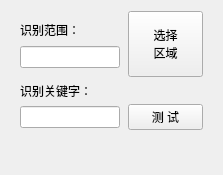
<?xml version="1.0" encoding="UTF-8"?>
<ui version="4.0">
 <class>DebugDialog</class>
 <widget class="QDialog" name="DebugDialog">
  <property name="geometry">
   <rect>
    <x>0</x>
    <y>0</y>
    <width>223</width>
    <height>163</height>
   </rect>
  </property>
  <property name="windowTitle">
   <string>调试工具</string>
  </property>
  <layout class="QVBoxLayout" name="verticalLayout">
   <item>
    <widget class="QWidget" name="widget" native="true">
     <property name="sizePolicy">
      <sizepolicy hsizetype="Expanding" vsizetype="Expanding">
       <horstretch>0</horstretch>
       <verstretch>0</verstretch>
      </sizepolicy>
     </property>
     <layout class="QHBoxLayout" name="horizontalLayout">
      <property name="topMargin">
       <number>0</number>
      </property>
      <property name="bottomMargin">
       <number>0</number>
      </property>
      <item>
       <widget class="QWidget" name="widget_3" native="true">
        <property name="sizePolicy">
         <sizepolicy hsizetype="Expanding" vsizetype="Expanding">
          <horstretch>0</horstretch>
          <verstretch>0</verstretch>
         </sizepolicy>
        </property>
        <layout class="QGridLayout" name="gridLayout_2">
         <property name="leftMargin">
          <number>0</number>
         </property>
         <property name="rightMargin">
          <number>0</number>
         </property>
         <item row="0" column="1" alignment="Qt::AlignLeft">
          <widget class="QLabel" name="lb_coord">
           <property name="sizePolicy">
            <sizepolicy hsizetype="Expanding" vsizetype="Fixed">
             <horstretch>0</horstretch>
             <verstretch>0</verstretch>
            </sizepolicy>
           </property>
           <property name="maximumSize">
            <size>
             <width>16777215</width>
             <height>15</height>
            </size>
           </property>
           <property name="text">
            <string>识别范围：</string>
           </property>
          </widget>
         </item>
         <item row="1" column="1">
          <widget class="QLineEdit" name="le_coord">
           <property name="minimumSize">
            <size>
             <width>100</width>
             <height>0</height>
            </size>
           </property>
           <property name="maximumSize">
            <size>
             <width>16777215</width>
             <height>16777215</height>
            </size>
           </property>
           <property name="text">
            <string/>
           </property>
          </widget>
         </item>
         <item row="1" column="2">
          <spacer name="horizontalSpacer">
           <property name="orientation">
            <enum>Qt::Horizontal</enum>
           </property>
           <property name="sizeType">
            <enum>QSizePolicy::Expanding</enum>
           </property>
           <property name="sizeHint" stdset="0">
            <size>
             <width>10</width>
             <height>20</height>
            </size>
           </property>
          </spacer>
         </item>
         <item row="0" column="2">
          <spacer name="horizontalSpacer_2">
           <property name="orientation">
            <enum>Qt::Horizontal</enum>
           </property>
           <property name="sizeType">
            <enum>QSizePolicy::Expanding</enum>
           </property>
           <property name="sizeHint" stdset="0">
            <size>
             <width>25</width>
             <height>20</height>
            </size>
           </property>
          </spacer>
         </item>
        </layout>
       </widget>
      </item>
      <item>
       <widget class="QPushButton" name="pb_selection_region">
        <property name="sizePolicy">
         <sizepolicy hsizetype="Expanding" vsizetype="Expanding">
          <horstretch>0</horstretch>
          <verstretch>0</verstretch>
         </sizepolicy>
        </property>
        <property name="minimumSize">
         <size>
          <width>0</width>
          <height>0</height>
         </size>
        </property>
        <property name="maximumSize">
         <size>
          <width>75</width>
          <height>75</height>
         </size>
        </property>
        <property name="focusPolicy">
         <enum>Qt::NoFocus</enum>
        </property>
        <property name="text">
         <string>选择
区域</string>
        </property>
       </widget>
      </item>
     </layout>
    </widget>
   </item>
   <item>
    <widget class="QWidget" name="widget_2" native="true">
     <property name="sizePolicy">
      <sizepolicy hsizetype="Expanding" vsizetype="Expanding">
       <horstretch>0</horstretch>
       <verstretch>0</verstretch>
      </sizepolicy>
     </property>
     <layout class="QGridLayout" name="gridLayout">
      <property name="topMargin">
       <number>0</number>
      </property>
      <property name="bottomMargin">
       <number>0</number>
      </property>
      <item row="1" column="2">
       <widget class="QPushButton" name="pb_test">
        <property name="sizePolicy">
         <sizepolicy hsizetype="Expanding" vsizetype="Fixed">
          <horstretch>0</horstretch>
          <verstretch>0</verstretch>
         </sizepolicy>
        </property>
        <property name="maximumSize">
         <size>
          <width>75</width>
          <height>16777215</height>
         </size>
        </property>
        <property name="focusPolicy">
         <enum>Qt::NoFocus</enum>
        </property>
        <property name="text">
         <string>测 试</string>
        </property>
       </widget>
      </item>
      <item row="1" column="1">
       <spacer name="horizontalSpacer_3">
        <property name="orientation">
         <enum>Qt::Horizontal</enum>
        </property>
        <property name="sizeType">
         <enum>QSizePolicy::Expanding</enum>
        </property>
        <property name="sizeHint" stdset="0">
         <size>
          <width>30</width>
          <height>20</height>
         </size>
        </property>
       </spacer>
      </item>
      <item row="0" column="0" alignment="Qt::AlignLeft">
       <widget class="QLabel" name="lb_keywords">
        <property name="sizePolicy">
         <sizepolicy hsizetype="Expanding" vsizetype="Fixed">
          <horstretch>0</horstretch>
          <verstretch>0</verstretch>
         </sizepolicy>
        </property>
        <property name="maximumSize">
         <size>
          <width>16777215</width>
          <height>15</height>
         </size>
        </property>
        <property name="text">
         <string>识别关键字：</string>
        </property>
       </widget>
      </item>
      <item row="1" column="0">
       <widget class="QLineEdit" name="le_keywords">
        <property name="minimumSize">
         <size>
          <width>100</width>
          <height>0</height>
         </size>
        </property>
        <property name="maximumSize">
         <size>
          <width>16777215</width>
          <height>16777215</height>
         </size>
        </property>
       </widget>
      </item>
      <item row="2" column="0">
       <widget class="QLabel" name="lb_result">
        <property name="sizePolicy">
         <sizepolicy hsizetype="Preferred" vsizetype="Preferred">
          <horstretch>0</horstretch>
          <verstretch>0</verstretch>
         </sizepolicy>
        </property>
        <property name="minimumSize">
         <size>
          <width>0</width>
          <height>28</height>
         </size>
        </property>
        <property name="text">
         <string/>
        </property>
       </widget>
      </item>
     </layout>
    </widget>
   </item>
  </layout>
 </widget>
 <resources/>
 <connections/>
</ui>
